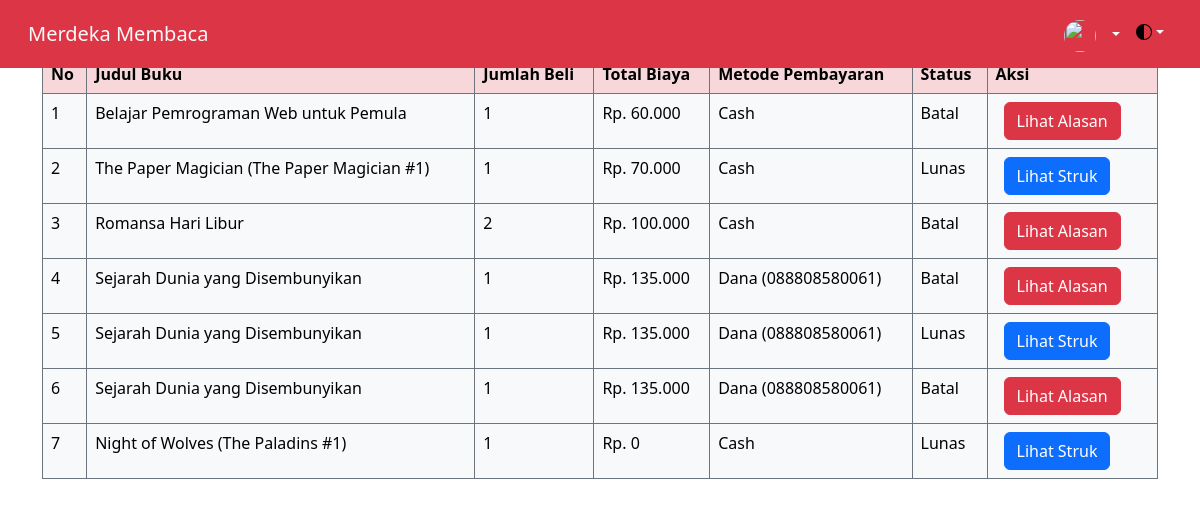
The page /peminjam/daftar/pembelian.php (signed in) on the database its author committed.
### tables this page shows
CREATE TABLE `pembelian` (
  `id_pembelian` int(11) NOT NULL,
  `id_peminjam` int(11) NOT NULL,
  `id_petugas` int(11) NOT NULL,
  `id_buku` int(11) NOT NULL,
  `jumlah_beli` int(11) NOT NULL,
  `total_biaya` int(11) NOT NULL,
  `status` enum('Belum Bayar','Lunas','Batal') NOT NULL,
  `metode_pembayaran` varchar(255) NOT NULL,
  `alasan` text NOT NULL,
  `bukti_pembayaran` varchar(255) NOT NULL
);

CREATE TABLE `buku` (
  `id_buku` int(11) NOT NULL,
  `judul` varchar(255) NOT NULL,
  `penulis` varchar(255) NOT NULL,
  `penerbit` varchar(255) NOT NULL,
  `tahun_terbit` int(11) NOT NULL,
  `deskripsi` text NOT NULL,
  `sampul_buku` varchar(255) NOT NULL,
  `file_buku` varchar(255) NOT NULL,
  `halaman` int(11) NOT NULL,
  `harga` int(11) NOT NULL,
  `format` enum('Fisik','E-Book') NOT NULL,
  `stok` int(11) NOT NULL
);

### peminjam/daftar/pembelian.php (the view, shortened to what this page needs)
<?php
$id = $_SESSION['id_user'];
include '../../koneksi.php';
$limit = 10;
$page = isset($_GET['page']) ? $_GET['page'] : 1;
$start = ($page - 1) * $limit;
$tampilDaftarPembelian = $globalicClass->tampilDaftarPembelian("pembelian.*,buku.*,u1.username AS uPeminjam","INNER JOIN user AS u1 ON pembelian.id_peminjam=u1.id_user WHERE pembelian.id_peminjam='$id' ORDER BY id_pembelian DESC LIMIT $start,$limit");
$tampilDaftarPembelian1 = mysqli_query($globalicClass->koneksi,"SELECT COUNT(id_pembelian) AS id FROM pembelian WHERE pembelian.id_peminjam='$id'");
$d = mysqli_fetch_assoc($tampilDaftarPembelian1);
$total = $d['id'];
$pages = ceil($total / $limit);
$previous = $page - 1;
$next = $page + 1;
function hiddenBatal($status,$idBeli){
  switch ($status) {
    case 'Batal':
    return "<button type='button' class='btn btn-danger me-1' data-bs-toggle='modal' data-bs-target='#alasanModal$idBeli'>Lihat Alasan</button>";
    break;
    case 'Lunas':
    default:
    return '';
    break;
  }
}
function hiddenLihatStruk($status,$idBeli){
  switch ($status) {
    case 'Lunas':
    return "
    <form action='../downloadstruk.php' method='POST' target='_blank' class='d-inline'>
    <input type='text' name='id_pembelian' value='$idBeli' hidden>
    <input type='submit' class='btn btn-primary me-1 d-inline' value='Lihat Struk'>
    </form>";
    break;
    case 'Belum Bayar':
    case 'Batal':
    default:
    return '';
    break;
  }
}
function hiddenBukti($status,$idBeli,$metBayar){
  global $db;
  $data = mysqli_query($db->koneksi,"SELECT bukti_pembayaran AS bp FROM pembelian WHERE id_pembelian='$idBeli'");
  $cek = mysqli_fetch_assoc($data)['bp'];
  switch ($status) {
    case 'Lunas':
    if (isset($cek) && $cek !== NULL) {
      return '';
    }else{
      return "<button class='btn btn-success' type='button' data-bs-toggle='modal' data-bs-target='#modalBukti$idBeli'>Lihat Bukti</button>";
    }
    break;
    default:
    return '';
    break;
  }
}
?>
<!DOCTYPE html>
<html lang="en" data-bs-theme="auto">
<head>
  <link rel="stylesheet" href="../../style/assets/bootstrap/bootstrap-icons.css">
  <link rel="stylesheet" href="../../style/assets/bootstrap/bootstrap-icons.min.css">
  <link rel="stylesheet" href="../../style/assets/bootstrap/bootstrap.min.css">
  <link rel="stylesheet" href="../../style/style.css">
  <link rel="stylesheet" href="../../style/assets/sweetalert/sweetalert2.min.css">
  <link rel="stylesheet" href="../../style/assets/sweetalert/animate.min.css">
</head>
<body id="home">
  <main>
    <section class="main">
      <div class="container">
        <nav aria-label="Page navigation example">
          <ul class="pagination">
            <li class="page-item <?php if($page === 1 || $_GET['page'] === '1'){ echo 'disabled';} ?>">
              <a class="page-link" href="?page=<?= $previous ?>" aria-label="Previous" disabled>
                <span aria-hidden="true">&laquo;</span>
              </a>
            </li>
            <?php for ($i=1; $i <= $pages ; $i++) {
              $angka = $i.""; ?>
              <li class="page-item <?php if (isset($_GET['page']) && $_GET['page'] === $angka) {  echo 'active'; } else if (!isset($_GET['page']) && $i === 1) {  echo 'active'; } else { echo ''; } ?>"><a class="page-link" href="?page=<?= $i ?>"><?= $i ?></a></li>
            <?php }
            ?>
            <li class="page-item <?php if(isset($_GET['page']) && $_GET['page'] === $angka || $total <= $limit){  echo 'disabled';} ?>">
              <a class="page-link" href="?page=<?= $next ?>" aria-label="Next">
                <span aria-hidden="true">&raquo;</span>
              </a>
            </li>
          </ul>
        </nav>
        <?php
        if (isset($tampilDaftarPembelian)) {
         ?>
         <table border="1" class="table table-bordered border-secondary">
          <thead class="table table-bordered table-danger border-secondary">
            <tr>
              <th>No</th>
              <th>Judul Buku</th>
              <th>Jumlah Beli</th>
              <th>Total Biaya</th>
              <th>Metode Pembayaran</th>
              <th>Status</th>
              <th>Aksi</th>
            </tr>
          </thead>
          <tbody class="table table-bordered border-secondary table-light">
            <?php
            $no = 1;
            foreach($tampilDaftarPembelian as $d){
              ?>
              <tr>
                <td><?= $no++ ?></td>
                <td><?= $d['judul'] ?></td>
                <td><?= $d['jumlah_beli'] ?></td>
                <td>Rp. <?= number_format($d['total_biaya'],'0','','.') ?></td>
                <td><?= $d['metode_pembayaran'];?></td>
                <td><?= $d['status']?></td>
                <td>
                  <div class="d-inline">
                    <?= hiddenBatal($d['status'],$d['id_pembelian']).hiddenLihatStruk($d['status'],$d['id_pembelian']).hiddenBukti($d['status'],$d['id_pembelian'],$d['metode_pembayaran'])?>
                  </div>
                </td>
              </tr>
              <?php
            }
            ?>
          </tbody>
        </table>
        <?php
      }
      ?>
    </div>
  </section>
</main>
</body>
</html>

### rows shown on the page
pembelian: id_buku.judul "Belajar Pemrograman Web untuk Pemula", jumlah_beli "1", total_biaya "60.000", metode_pembayaran "Cash", status "Batal"
pembelian: id_buku.judul "The Paper Magician (The Paper Magician #1)", jumlah_beli "1", total_biaya "70.000", metode_pembayaran "Cash", status "Lunas"
pembelian: id_buku.judul "Romansa Hari Libur", jumlah_beli "2", total_biaya "100.000", metode_pembayaran "Cash", status "Batal"
pembelian: id_buku.judul "Sejarah Dunia yang Disembunyikan", jumlah_beli "1", total_biaya "135.000", metode_pembayaran "Dana (088808580061)", status "Batal"
pembelian: id_buku.judul "Sejarah Dunia yang Disembunyikan", jumlah_beli "1", total_biaya "135.000", metode_pembayaran "Dana (088808580061)", status "Lunas"
pembelian: id_buku.judul "Sejarah Dunia yang Disembunyikan", jumlah_beli "1", total_biaya "135.000", metode_pembayaran "Dana (088808580061)", status "Batal"
pembelian: id_buku.judul "Night of Wolves (The Paladins #1)", jumlah_beli "1", total_biaya "0", metode_pembayaran "Cash", status "Lunas"
